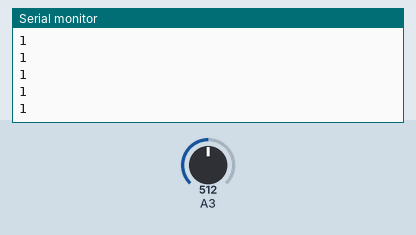
This sketch was run on a simulated Arduino Uno, built with avr-gcc and run on an emulated ATmega328P. Shown: the last lines printed to the serial monitor. The inputs (shaded band) are chosen by the test bench; at power-on: A3 = 512.

Above: at 1.2 s.
1.3 s: A3 set to 716
At 2.1 s:
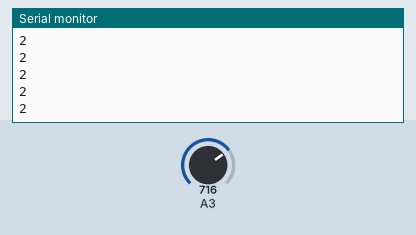
2.8 s: A3 set to 1023
At 3.8 s:
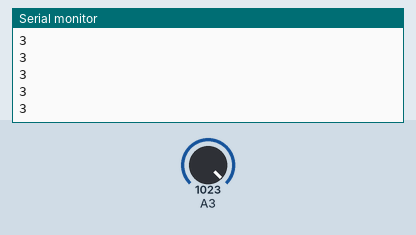
Timing chart, 0 to 5.8 s (numbered marks = the images above; inputs shaded):
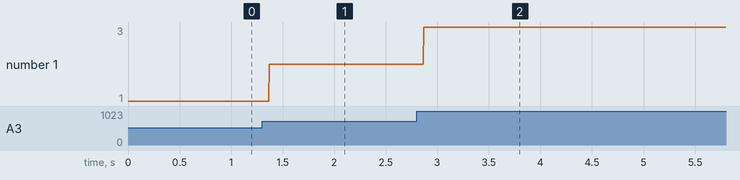

Measured:
- after the input at 1.3 s, the serial monitor: prints a new line after 0.07 s (image 1)
- after the input at 2.8 s, the serial monitor: prints a new line after 0.07 s (image 2)
- plotted number 1: 1 → 2 after the input at 1.3 s, 2 → 3 after the input at 2.8 s

The sketch:

ReadAnalogVoltage.ino
```cpp
/*
  ReadAnalogVoltage
  Lê uma entrada analógica no pino A3, converte seu valor para tensõa, e imprime o resultado no monitor serial.
  Conecte o pino central de um potênciometro ao pino A3, e os pinos de fora a 3V (VCC) e terra (GND).

  Hardware Necessário:
  * MSP-EXP430G2 LaunchPad
  * Potênciometro de 10K
  * Fios (jumpers)

  Este código de exemplo está em domínio público.

  modificado 11 Janeiro 2016
  por Ricardo Alcântara
*/

// a rotina setup roda assim que você pressiona o botão de reset ou liga a placa:
void setup() {
  // inicializa a comunicação serial em 9600 bits por segundo:
  Serial.begin(9600); // msp430g2231 deve usar 4800
}

// a rotina loop executa as instruções em sequência e repete para sempre:
void loop() {
  // lê o valor no pino analógico A3:
  int valorSensor = analogRead(A3);
  // Converte a leitura analógica (que vai de 0 - 1023) para uma tensão (0 - 3V):
  // Pode utilizar variável int ou float para armazenar o valor da tensão, int utiliza menos memória e é recomendavel
  // Memória é uma grande preocupação na programação de microcontroladores, portanto seja cuidadoso com os tipos de
  // dados utilizados para tirar proveito de toda memória disponível
  int tensao = valorSensor * (3.0 / 1023.0);
  // Você pode comparar o tamanho do código rodando o programa usando int e depois usando float.
  // Você verá ~4k bytes para int vs ~6k bytes para float, somente alterando o tipo de dado, bastante surpreendente!
  //float tensao = valorSensor * (3.0 / 1023.0);

  // imprime o valor convertido:
  Serial.println(tensao);
}
```
